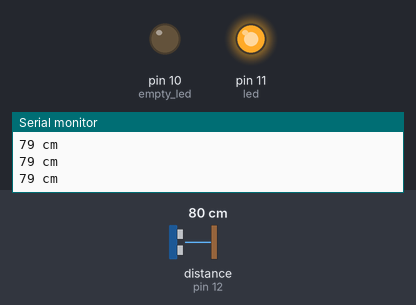
The sketch below on a simulated Arduino Uno, built with avr-gcc and run on an emulated ATmega328P. Shown: output pins drawn as LEDs (lit = HIGH), the last lines printed to the serial monitor. Wiring (inferred from the names in the program): ultrasonic range finder: trigger pin 13; echo pin 12. The test bench sets the inputs (shaded band); at power-on: distance to the obstacle (sensor on pin 12) 80 cm. The echo pulse lasts 58.3 µs per cm; pins used as bus, display or sensor lines are not drawn.

Above: at 1.3 s.
1.4 s: distance to the obstacle (sensor on pin 12) set to 195 cm
2.9 s: distance to the obstacle (sensor on pin 12) set to 204 cm
At 4.0 s:
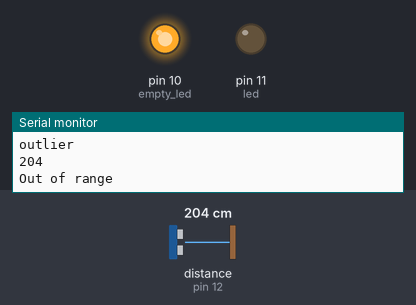
5.0 s: distance to the obstacle (sensor on pin 12) set to 2 cm
At 6.5 s:
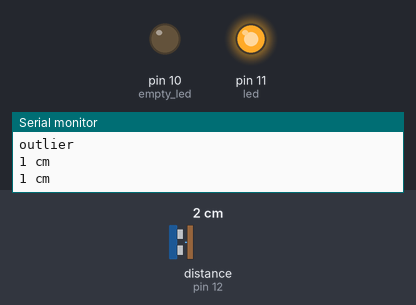
7.1 s: distance to the obstacle (sensor on pin 12) set to 250 cm
At 8.0 s:
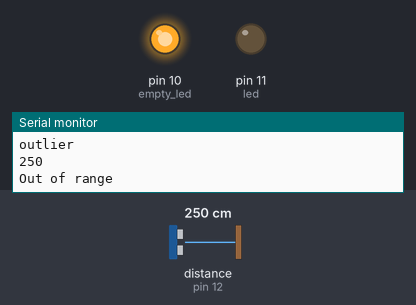
Timing chart, 0 to 10.1 s (numbered marks = the images above; inputs shaded):
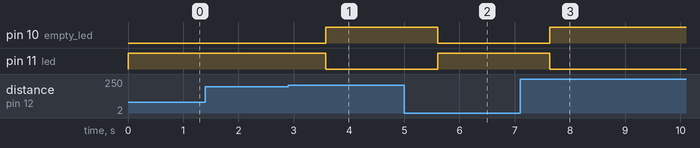

The sketch:

sketch_oct17a.ino
```cpp
#define trigPin 13
#define echoPin 12
#define led 11
#define empty_led 10

int lastDistance = 0;
int thisDistance = 0;
int dm = 200;

void setup() {
  Serial.begin (9600);
  pinMode(trigPin, OUTPUT);
  pinMode(echoPin, INPUT);
  pinMode(led, OUTPUT);
  pinMode(empty_led, OUTPUT);
}

void loop() {
  long duration, distance;

  lastDistance = thisDistance;

  digitalWrite(trigPin, LOW);  // Added this line
  delayMicroseconds(2); // Added this line
  digitalWrite(trigPin, HIGH);
//  delayMicroseconds(1000); - Removed this line
  delayMicroseconds(10); // Added this line
  digitalWrite(trigPin, LOW);
  duration = pulseIn(echoPin, HIGH);
  distance = (duration/2) / 29.1;

  thisDistance = distance;

  if (distance <  dm && !outlierCheck(lastDistance, thisDistance)) {  // This is where the LED On/Off happens
    digitalWrite(led,HIGH); // When the Red condition is met, the Green LED should turn off
    digitalWrite(empty_led,LOW);

}
  else if(!outlierCheck(lastDistance, thisDistance)) {
    digitalWrite(led,LOW);
    digitalWrite(empty_led,HIGH);

  }
  if(outlierCheck(lastDistance, thisDistance)){
    Serial.println("outlier");
  }
  else if (distance >= dm || distance <= 0){
    Serial.println(distance);
    Serial.println("Out of range");
  }
  else {
    Serial.print(distance);
    Serial.println(" cm");
  }
  delay(500);
}

bool outlierCheck(int lastDistance, int thisDistance) {

  if ((lastDistance - thisDistance ) > 20 || (thisDistance > dm && lastDistance < dm)){
    return true;
  }
  else {
      return false;
  }
}
```

Measured:
- the behaviour switches between 199 and 200 cm on distance to the obstacle (sensor on pin 12) (found by bisection; images 0 and 1)
- after the input at 2.9 s, pin 10 (empty_led): LOW → HIGH after 0.68 s; pin 11 (led): HIGH → LOW after 0.68 s
- after the input at 5.0 s, pin 10 (empty_led): HIGH → LOW after 0.61 s; pin 11 (led): LOW → HIGH after 0.61 s
- after the input at 7.1 s, pin 10 (empty_led): LOW → HIGH after 0.54 s; pin 11 (led): HIGH → LOW after 0.54 s
